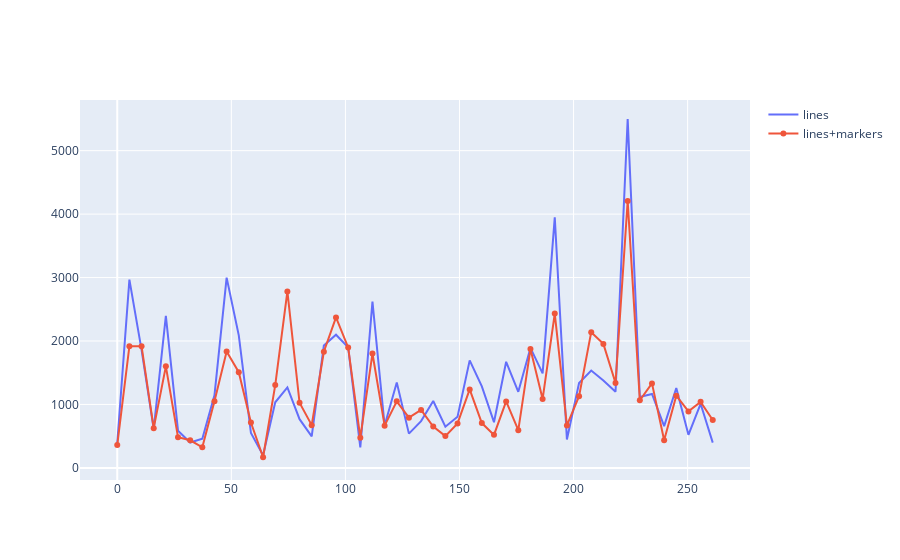

Here is the notebook cell this chart was saved with:
### Code cell
import plotly.graph_objects as go
import numpy as np

random_x = np.linspace(0, len(true_vs_pred['Истинные']))

fig = go.Figure()
fig.add_trace(go.Scatter(x=random_x, y=true_vs_pred['Истинные'],
                    mode='lines',
                    name='lines'))
fig.add_trace(go.Scatter(x=random_x, y=true_vs_pred['Предсказанные'],
                    mode='lines+markers',
                    name='lines+markers'))

fig.show()

### Figure 1 — Plotly figure (JSON) as saved in the notebook; plotly's stock layout.template omitted (floating-point values rounded to 4 significant figures; data arrays with more than 128 entries replaced by an {"elided": "..."} marker saying what was removed)
{"data": [{"mode": "lines", "name": "lines", "type": "scatter", "x": [0, 5.327, 10.65, 15.98, 21.31, 26.63, 31.96, 37.29, 42.61, 47.94, 53.27, 58.59, 63.92, 69.24, 74.57, 79.9, 85.22, 90.55, 95.88, 101.2, 106.5, 111.9, 117.2, 122.5, 127.8, 133.2, 138.5, 143.8, 149.1, 154.5, 159.8, 165.1, 170.4, 175.8, 181.1, 186.4, 191.8, 197.1, 202.4, 207.7, 213.1, 218.4, 223.7, 229.0, 234.4, 239.7, 245.0, 250.3, 255.7, 261], "y": {"elided": "261 float values"}}, {"mode": "lines+markers", "name": "lines+markers", "type": "scatter", "x": [0, 5.327, 10.65, 15.98, 21.31, 26.63, 31.96, 37.29, 42.61, 47.94, 53.27, 58.59, 63.92, 69.24, 74.57, 79.9, 85.22, 90.55, 95.88, 101.2, 106.5, 111.9, 117.2, 122.5, 127.8, 133.2, 138.5, 143.8, 149.1, 154.5, 159.8, 165.1, 170.4, 175.8, 181.1, 186.4, 191.8, 197.1, 202.4, 207.7, 213.1, 218.4, 223.7, 229.0, 234.4, 239.7, 245.0, 250.3, 255.7, 261], "y": {"elided": "261 float values"}}], "layout": {}}
